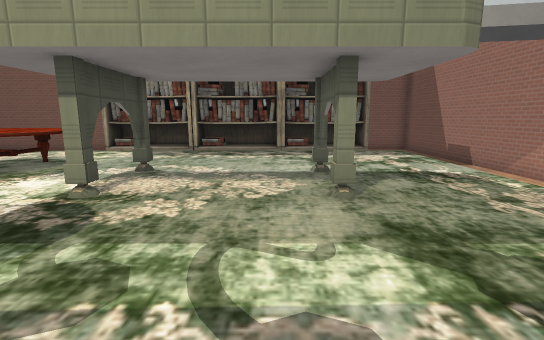
view 1 (above)

16 first-person views from a walk through a 3-D level made in the Godot game engine. The camera is 1.5 m above the floor, tilts 10° down and sees 85° across. The floor is counted in squares, 1 m on a side. Each view is taken from the middle of a square. On the plan, view 1 faces up. The plan holds only what a view shows up to about 15 squares ahead; the rest is blank. Characters and animated objects are left out. Some surface patterns are stand-ins.

view 2
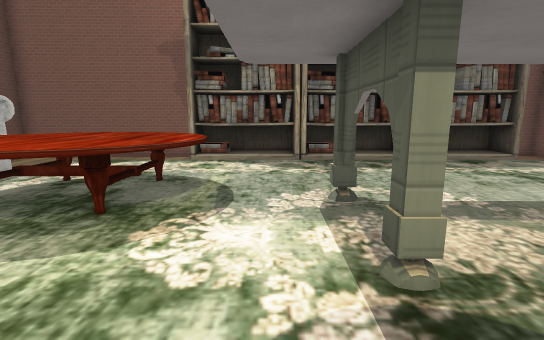

view 3
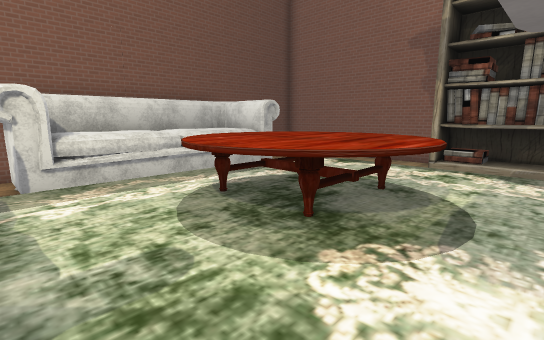

view 4
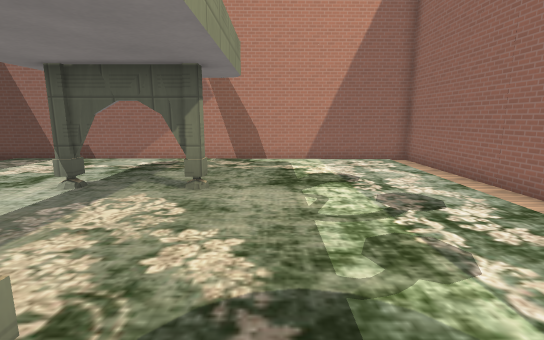

view 5
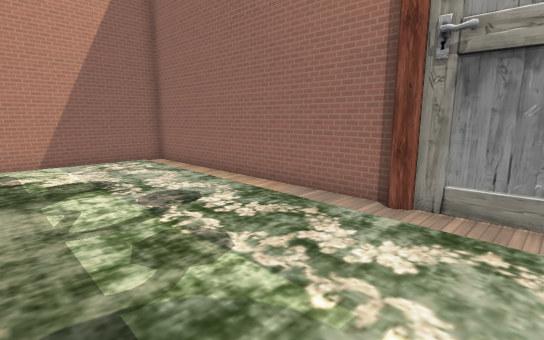

view 6
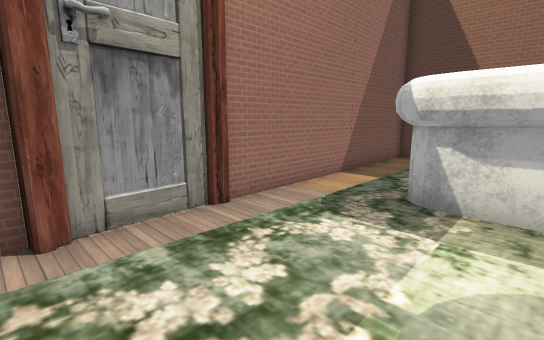

view 7
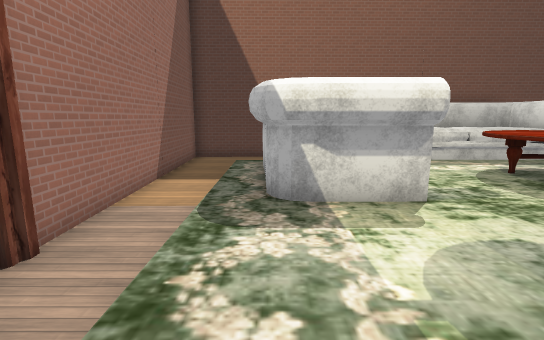

view 8
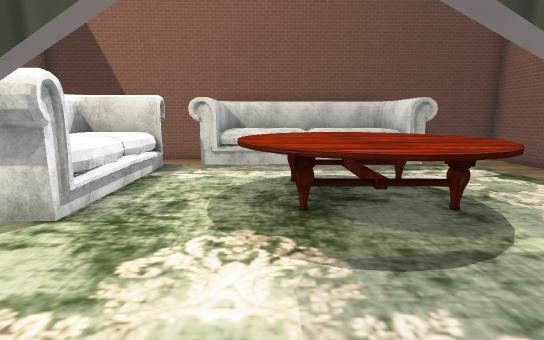

view 9
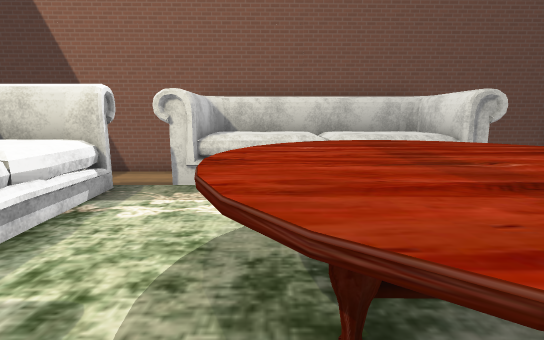

view 10
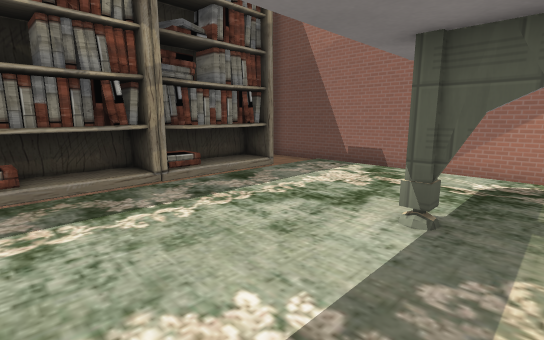

view 11
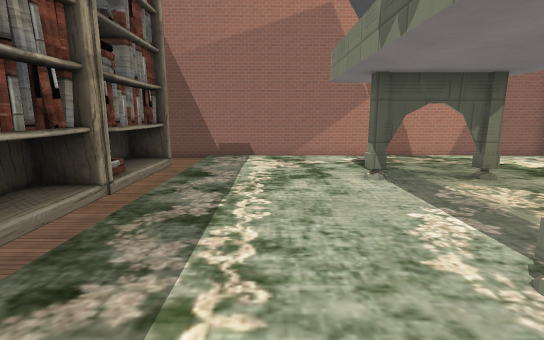

view 12
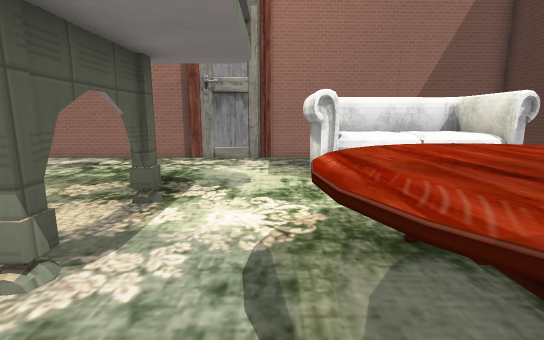

view 13
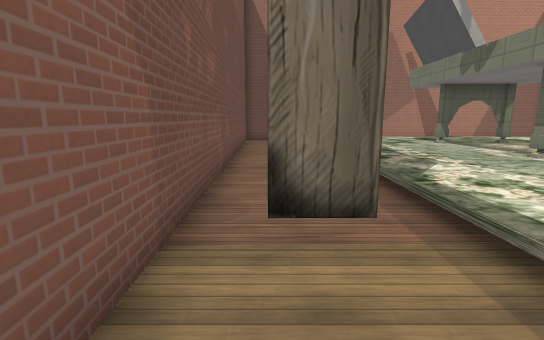

view 14
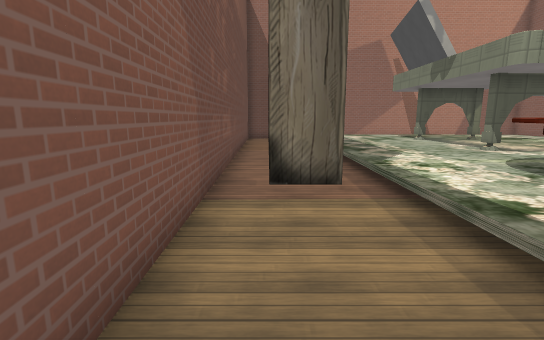

view 15
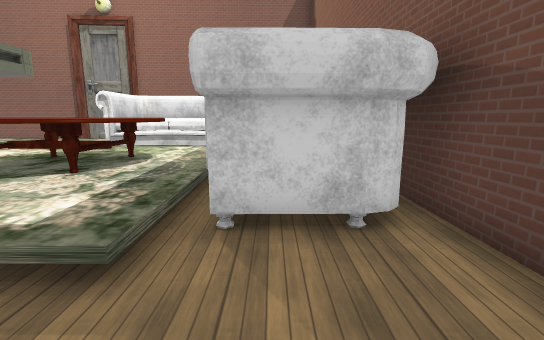

view 16
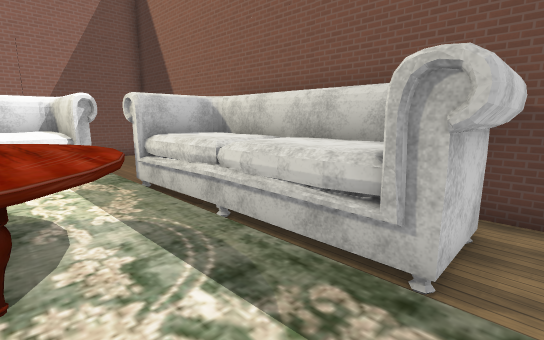

### Floor plan
Key: @ floor where view 1 was taken; # wall or solid block; . main floor; - floor 0.5 m lower than the main floor; : floor 1 m higher than the main floor; / step, stairs or slope; = window, fence, low wall or low ledge; ^ raised ledge; B bookshelf.
Columns run from 17 left of view 1 to 9 right of it. Each row starts with its distance up from view 1.
 18       ###############   ##
 17 #######--------------   -#
 16 #--------BBBBBBBBBBBBB --#
 15 #--------BBBB#BBBBBBBBB--#
 14 #------------------------#
 13 #----................../ #
 12 #####................../ #
 11 ##^^^..^^^............./ #
 10  #^^^.^^^^^............/ #
  9  #^^^.^^^^^............/ #
  8   ^^^.^^^^^..#....#..../ #
  7   ^^^..^^^^............/ #
  6   ^^^........#....#..../ #
  5 #####................../ #
  4 #----../=//............/ #
  3 #----^:/::=............/ #
  2 #----^:/::=............/ #
  1 #  --#====#............/  #
  0 #----............@...../  #
 -1 #---------------------    #
 -2 #-----------------########
 -3 ###################

Positions as (right, up) in squares from view 1, and headings:
1: (0, 0), facing up
2: (-5, 3), facing up
3: (-5, 4), facing up-left
4: (-5, 4), facing right
5: (-5, 4), facing down-right
6: (-2, 3), facing down-left
7: (-2, 1), facing left
8: (-3, 7), facing left
9: (-6, 7), facing left
10: (-3, 7), facing up-right
11: (-6, 11), facing right
12: (-6, 11), facing down
13: (-12, 16), facing right
14: (-14, 16), facing right
15: (-14, 16), facing down
16: (-10, 13), facing down-left
